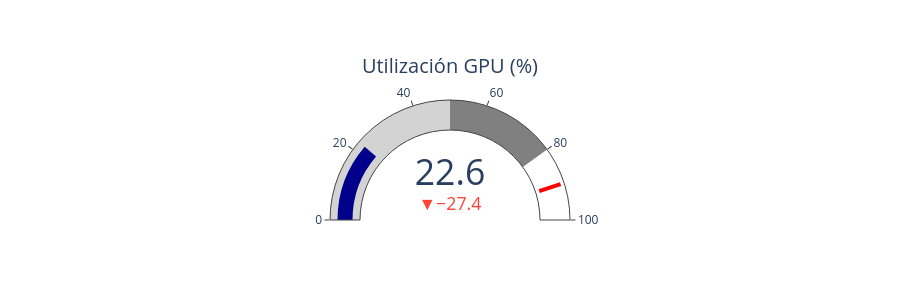

Here is the notebook cell this chart was saved with:
### Markdown cell above
## 🎮 6. Métricas de GPU

Si el entrenamiento se ejecutó con GPU, mostramos el uso de memoria.

### Code cell
if history:
    # Extraer métricas de GPU usando la función del dashboard
    gpu_metrics = extract_gpu_metrics(history)
    
    print("=" * 70)
    print("🎮 MÉTRICAS DE GPU")
    print("=" * 70)
    
    if gpu_metrics['available']:
        print(f"✅ GPU utilizada: {gpu_metrics['device_name']}")
        print(f"📊 Memoria total: {gpu_metrics['total_memory_mb']:.2f} MB")
        print(f"📈 Memoria pico: {gpu_metrics['peak_memory_mb']:.2f} MB")
        print(f"📉 Memoria promedio: {gpu_metrics['avg_memory_mb']:.2f} MB")
        print(f"⚡ Utilización pico: {gpu_metrics['utilization_percent']:.2f}%")
        
        # Crear gráfica de uso de memoria
        fig = go.Figure()
        fig.add_trace(go.Indicator(
            mode="gauge+number+delta",
            value=gpu_metrics['utilization_percent'],
            title={'text': "Utilización GPU (%)"},
            delta={'reference': 50},
            gauge={'axis': {'range': [None, 100]},
                   'bar': {'color': "darkblue"},
                   'steps': [
                       {'range': [0, 50], 'color': "lightgray"},
                       {'range': [50, 80], 'color': "gray"}],
                   'threshold': {'line': {'color': "red", 'width': 4}, 'thickness': 0.75, 'value': 90}}
        ))
        fig.update_layout(height=300)
        fig.show()
    else:
        print("❌ GPU no disponible")
        print(f"💻 Dispositivo utilizado: {gpu_metrics['device_name']}")
    
    print("=" * 70)

### Figure 1 — Plotly figure (JSON) as saved in the notebook; plotly's stock layout.template omitted (floating-point values rounded to 4 significant figures)
{"data": [{"delta": {"reference": 50}, "gauge": {"axis": {"range": [null, 100]}, "bar": {"color": "darkblue"}, "steps": [{"color": "lightgray", "range": [0, 50]}, {"color": "gray", "range": [50, 80]}], "threshold": {"line": {"color": "red", "width": 4}, "thickness": 0.75, "value": 90}}, "mode": "gauge+number+delta", "title": {"text": "Utilización GPU (%)"}, "type": "indicator", "value": 22.61}], "layout": {"height": 300}}
